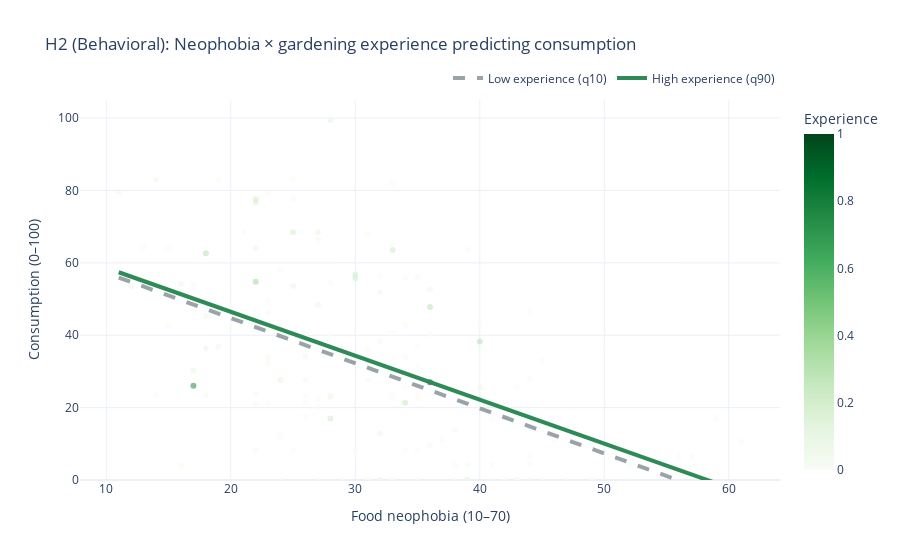

Notebook source saved alongside this figure:
### Code cell
if m_h2 is not None:
    fig_h2 = make_real_interaction_plot(
        df_in=df_h2,
        model=m_h2,
        outcome_raw_col="consumption_index",
        outcome_scaled_col="consumption_index_0_100",
        title="H2 (Behavioral): Neophobia × gardening experience predicting consumption",
        y_axis_label="Consumption (0–100)",
        experience_line_quantiles=(0.1, 0.9),
    )
    fig_h2.show()

    fig_h2.write_html(images_path / "h2_interaction_real.html")
    fig_h2.write_image(images_path / "h2_interaction_real.png", width=900, height=550, scale=3)
    print("Saved h2_interaction_real.html and .png")
